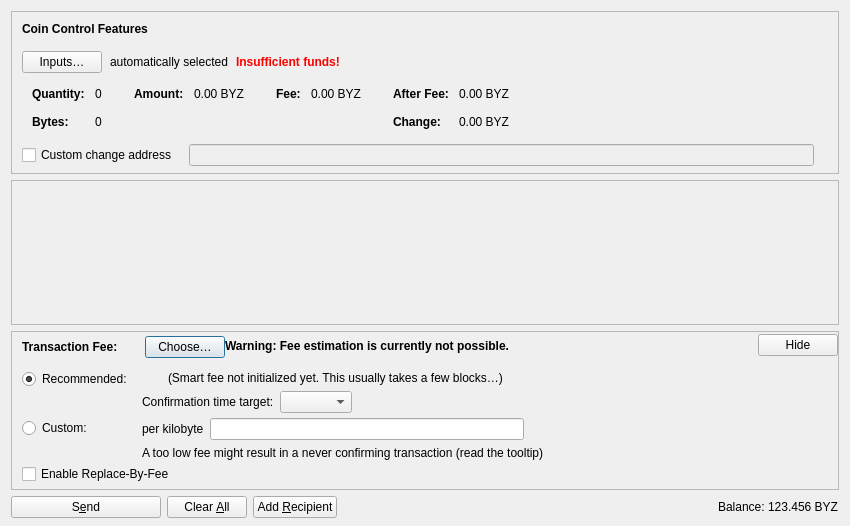
<?xml version="1.0" encoding="UTF-8"?>
<ui version="4.0">
 <class>SendCoinsDialog</class>
 <widget class="QDialog" name="SendCoinsDialog">
  <property name="geometry">
   <rect>
    <x>0</x>
    <y>0</y>
    <width>850</width>
    <height>526</height>
   </rect>
  </property>
  <property name="windowTitle">
   <string>Send Coins</string>
  </property>
  <layout class="QVBoxLayout" name="verticalLayout" stretch="0,1,0,0">
   <property name="bottomMargin">
    <number>8</number>
   </property>
   <item>
    <widget class="QFrame" name="frameCoinControl">
     <property name="sizePolicy">
      <sizepolicy hsizetype="Expanding" vsizetype="Expanding">
       <horstretch>0</horstretch>
       <verstretch>0</verstretch>
      </sizepolicy>
     </property>
     <property name="maximumSize">
      <size>
       <width>16777215</width>
       <height>16777215</height>
      </size>
     </property>
     <property name="frameShape">
      <enum>QFrame::StyledPanel</enum>
     </property>
     <property name="frameShadow">
      <enum>QFrame::Sunken</enum>
     </property>
     <layout class="QVBoxLayout" name="verticalLayoutCoinControl2">
      <property name="spacing">
       <number>0</number>
      </property>
      <property name="leftMargin">
       <number>0</number>
      </property>
      <property name="topMargin">
       <number>0</number>
      </property>
      <property name="rightMargin">
       <number>0</number>
      </property>
      <property name="bottomMargin">
       <number>6</number>
      </property>
      <item>
       <layout class="QVBoxLayout" name="verticalLayoutCoinControl" stretch="0,0,0,0,1">
        <property name="spacing">
         <number>0</number>
        </property>
        <property name="leftMargin">
         <number>10</number>
        </property>
        <property name="topMargin">
         <number>10</number>
        </property>
        <item>
         <layout class="QHBoxLayout" name="horizontalLayoutCoinControl1">
          <property name="bottomMargin">
           <number>15</number>
          </property>
          <item>
           <widget class="QLabel" name="labelCoinControlFeatures">
            <property name="sizePolicy">
             <sizepolicy hsizetype="Preferred" vsizetype="Maximum">
              <horstretch>0</horstretch>
              <verstretch>0</verstretch>
             </sizepolicy>
            </property>
            <property name="font">
             <font>
              <weight>75</weight>
              <bold>true</bold>
             </font>
            </property>
            <property name="styleSheet">
             <string notr="true">font-weight:bold;</string>
            </property>
            <property name="text">
             <string>Coin Control Features</string>
            </property>
           </widget>
          </item>
         </layout>
        </item>
        <item>
         <layout class="QHBoxLayout" name="horizontalLayoutCoinControl2" stretch="0,0,0,0">
          <property name="spacing">
           <number>8</number>
          </property>
          <property name="bottomMargin">
           <number>10</number>
          </property>
          <item>
           <widget class="QPushButton" name="pushButtonCoinControl">
            <property name="styleSheet">
             <string notr="true"/>
            </property>
            <property name="text">
             <string>Inputs…</string>
            </property>
            <property name="autoDefault">
             <bool>false</bool>
            </property>
           </widget>
          </item>
          <item>
           <widget class="QLabel" name="labelCoinControlAutomaticallySelected">
            <property name="text">
             <string>automatically selected</string>
            </property>
            <property name="margin">
             <number>5</number>
            </property>
           </widget>
          </item>
          <item>
           <widget class="QLabel" name="labelCoinControlInsuffFunds">
            <property name="font">
             <font>
              <weight>75</weight>
              <bold>true</bold>
             </font>
            </property>
            <property name="styleSheet">
             <string notr="true">color:red;font-weight:bold;</string>
            </property>
            <property name="text">
             <string>Insufficient funds!</string>
            </property>
            <property name="margin">
             <number>5</number>
            </property>
           </widget>
          </item>
          <item>
           <spacer name="horizontalSpacerCoinControl">
            <property name="orientation">
             <enum>Qt::Horizontal</enum>
            </property>
            <property name="sizeHint" stdset="0">
             <size>
              <width>40</width>
              <height>1</height>
             </size>
            </property>
           </spacer>
          </item>
         </layout>
        </item>
        <item>
         <widget class="QWidget" name="widgetCoinControl" native="true">
          <property name="sizePolicy">
           <sizepolicy hsizetype="Preferred" vsizetype="Preferred">
            <horstretch>0</horstretch>
            <verstretch>0</verstretch>
           </sizepolicy>
          </property>
          <property name="minimumSize">
           <size>
            <width>0</width>
            <height>0</height>
           </size>
          </property>
          <property name="styleSheet">
           <string notr="true"/>
          </property>
          <layout class="QHBoxLayout" name="horizontalLayoutCoinControl5">
           <property name="leftMargin">
            <number>0</number>
           </property>
           <property name="topMargin">
            <number>0</number>
           </property>
           <property name="rightMargin">
            <number>0</number>
           </property>
           <property name="bottomMargin">
            <number>0</number>
           </property>
           <item>
            <layout class="QHBoxLayout" name="horizontalLayoutCoinControl3" stretch="0,0,0,1">
             <property name="spacing">
              <number>20</number>
             </property>
             <property name="topMargin">
              <number>0</number>
             </property>
             <property name="bottomMargin">
              <number>10</number>
             </property>
             <item>
              <layout class="QFormLayout" name="formLayoutCoinControl1">
               <property name="labelAlignment">
                <set>Qt::AlignLeft|Qt::AlignVCenter</set>
               </property>
               <property name="horizontalSpacing">
                <number>10</number>
               </property>
               <property name="verticalSpacing">
                <number>14</number>
               </property>
               <property name="leftMargin">
                <number>10</number>
               </property>
               <property name="topMargin">
                <number>4</number>
               </property>
               <property name="rightMargin">
                <number>6</number>
               </property>
               <item row="0" column="0">
                <widget class="QLabel" name="labelCoinControlQuantityText">
                 <property name="font">
                  <font>
                   <weight>75</weight>
                   <bold>true</bold>
                  </font>
                 </property>
                 <property name="text">
                  <string>Quantity:</string>
                 </property>
                 <property name="margin">
                  <number>0</number>
                 </property>
                </widget>
               </item>
               <item row="0" column="1">
                <widget class="QLabel" name="labelCoinControlQuantity">
                 <property name="cursor">
                  <cursorShape>IBeamCursor</cursorShape>
                 </property>
                 <property name="contextMenuPolicy">
                  <enum>Qt::ActionsContextMenu</enum>
                 </property>
                 <property name="text">
                  <string notr="true">0</string>
                 </property>
                 <property name="margin">
                  <number>0</number>
                 </property>
                 <property name="textInteractionFlags">
                  <set>Qt::LinksAccessibleByMouse|Qt::TextSelectableByKeyboard|Qt::TextSelectableByMouse</set>
                 </property>
                </widget>
               </item>
               <item row="1" column="0">
                <widget class="QLabel" name="labelCoinControlBytesText">
                 <property name="font">
                  <font>
                   <weight>75</weight>
                   <bold>true</bold>
                  </font>
                 </property>
                 <property name="text">
                  <string>Bytes:</string>
                 </property>
                </widget>
               </item>
               <item row="1" column="1">
                <widget class="QLabel" name="labelCoinControlBytes">
                 <property name="cursor">
                  <cursorShape>IBeamCursor</cursorShape>
                 </property>
                 <property name="contextMenuPolicy">
                  <enum>Qt::ActionsContextMenu</enum>
                 </property>
                 <property name="text">
                  <string notr="true">0</string>
                 </property>
                 <property name="textInteractionFlags">
                  <set>Qt::LinksAccessibleByMouse|Qt::TextSelectableByKeyboard|Qt::TextSelectableByMouse</set>
                 </property>
                </widget>
               </item>
              </layout>
             </item>
             <item>
              <layout class="QFormLayout" name="formLayoutCoinControl2">
               <property name="horizontalSpacing">
                <number>10</number>
               </property>
               <property name="verticalSpacing">
                <number>14</number>
               </property>
               <property name="leftMargin">
                <number>6</number>
               </property>
               <property name="topMargin">
                <number>4</number>
               </property>
               <property name="rightMargin">
                <number>6</number>
               </property>
               <item row="0" column="0">
                <widget class="QLabel" name="labelCoinControlAmountText">
                 <property name="font">
                  <font>
                   <weight>75</weight>
                   <bold>true</bold>
                  </font>
                 </property>
                 <property name="text">
                  <string>Amount:</string>
                 </property>
                 <property name="margin">
                  <number>0</number>
                 </property>
                </widget>
               </item>
               <item row="0" column="1">
                <widget class="QLabel" name="labelCoinControlAmount">
                 <property name="cursor">
                  <cursorShape>IBeamCursor</cursorShape>
                 </property>
                 <property name="contextMenuPolicy">
                  <enum>Qt::ActionsContextMenu</enum>
                 </property>
                 <property name="text">
                  <string notr="true">0.00 BYZ</string>
                 </property>
                 <property name="textInteractionFlags">
                  <set>Qt::LinksAccessibleByMouse|Qt::TextSelectableByKeyboard|Qt::TextSelectableByMouse</set>
                 </property>
                </widget>
               </item>
              </layout>
             </item>
             <item>
              <layout class="QFormLayout" name="formLayoutCoinControl3">
               <property name="horizontalSpacing">
                <number>10</number>
               </property>
               <property name="verticalSpacing">
                <number>14</number>
               </property>
               <property name="leftMargin">
                <number>6</number>
               </property>
               <property name="topMargin">
                <number>4</number>
               </property>
               <property name="rightMargin">
                <number>6</number>
               </property>
               <item row="0" column="0">
                <widget class="QLabel" name="labelCoinControlFeeText">
                 <property name="font">
                  <font>
                   <weight>75</weight>
                   <bold>true</bold>
                  </font>
                 </property>
                 <property name="text">
                  <string>Fee:</string>
                 </property>
                 <property name="margin">
                  <number>0</number>
                 </property>
                </widget>
               </item>
               <item row="0" column="1">
                <widget class="QLabel" name="labelCoinControlFee">
                 <property name="cursor">
                  <cursorShape>IBeamCursor</cursorShape>
                 </property>
                 <property name="contextMenuPolicy">
                  <enum>Qt::ActionsContextMenu</enum>
                 </property>
                 <property name="text">
                  <string notr="true">0.00 BYZ</string>
                 </property>
                 <property name="textInteractionFlags">
                  <set>Qt::LinksAccessibleByMouse|Qt::TextSelectableByKeyboard|Qt::TextSelectableByMouse</set>
                 </property>
                </widget>
               </item>
              </layout>
             </item>
             <item>
              <layout class="QFormLayout" name="formLayoutCoinControl4">
               <property name="labelAlignment">
                <set>Qt::AlignLeft|Qt::AlignVCenter</set>
               </property>
               <property name="horizontalSpacing">
                <number>10</number>
               </property>
               <property name="verticalSpacing">
                <number>14</number>
               </property>
               <property name="leftMargin">
                <number>6</number>
               </property>
               <property name="topMargin">
                <number>4</number>
               </property>
               <property name="rightMargin">
                <number>6</number>
               </property>
               <item row="0" column="0">
                <widget class="QLabel" name="labelCoinControlAfterFeeText">
                 <property name="font">
                  <font>
                   <weight>75</weight>
                   <bold>true</bold>
                  </font>
                 </property>
                 <property name="text">
                  <string>After Fee:</string>
                 </property>
                 <property name="margin">
                  <number>0</number>
                 </property>
                </widget>
               </item>
               <item row="0" column="1">
                <widget class="QLabel" name="labelCoinControlAfterFee">
                 <property name="cursor">
                  <cursorShape>IBeamCursor</cursorShape>
                 </property>
                 <property name="contextMenuPolicy">
                  <enum>Qt::ActionsContextMenu</enum>
                 </property>
                 <property name="text">
                  <string notr="true">0.00 BYZ</string>
                 </property>
                 <property name="textInteractionFlags">
                  <set>Qt::LinksAccessibleByMouse|Qt::TextSelectableByKeyboard|Qt::TextSelectableByMouse</set>
                 </property>
                </widget>
               </item>
               <item row="1" column="0">
                <widget class="QLabel" name="labelCoinControlChangeText">
                 <property name="font">
                  <font>
                   <weight>75</weight>
                   <bold>true</bold>
                  </font>
                 </property>
                 <property name="text">
                  <string>Change:</string>
                 </property>
                </widget>
               </item>
               <item row="1" column="1">
                <widget class="QLabel" name="labelCoinControlChange">
                 <property name="cursor">
                  <cursorShape>IBeamCursor</cursorShape>
                 </property>
                 <property name="contextMenuPolicy">
                  <enum>Qt::ActionsContextMenu</enum>
                 </property>
                 <property name="text">
                  <string notr="true">0.00 BYZ</string>
                 </property>
                 <property name="textInteractionFlags">
                  <set>Qt::LinksAccessibleByMouse|Qt::TextSelectableByKeyboard|Qt::TextSelectableByMouse</set>
                 </property>
                </widget>
               </item>
              </layout>
             </item>
            </layout>
           </item>
          </layout>
         </widget>
        </item>
        <item>
         <layout class="QHBoxLayout" name="horizontalLayoutCoinControl4" stretch="0,0,0">
          <property name="spacing">
           <number>12</number>
          </property>
          <property name="sizeConstraint">
           <enum>QLayout::SetDefaultConstraint</enum>
          </property>
          <property name="topMargin">
           <number>5</number>
          </property>
          <property name="rightMargin">
           <number>5</number>
          </property>
          <item>
           <widget class="QCheckBox" name="checkBoxCoinControlChange">
            <property name="toolTip">
             <string>If this is activated, but the change address is empty or invalid, change will be sent to a newly generated address.</string>
            </property>
            <property name="text">
             <string>Custom change address</string>
            </property>
           </widget>
          </item>
          <item>
           <widget class="QValidatedLineEdit" name="lineEditCoinControlChange">
            <property name="enabled">
             <bool>false</bool>
            </property>
            <property name="sizePolicy">
             <sizepolicy hsizetype="Expanding" vsizetype="Fixed">
              <horstretch>0</horstretch>
              <verstretch>0</verstretch>
             </sizepolicy>
            </property>
           </widget>
          </item>
          <item>
           <widget class="QLabel" name="labelCoinControlChangeLabel">
            <property name="sizePolicy">
             <sizepolicy hsizetype="Preferred" vsizetype="Expanding">
              <horstretch>0</horstretch>
              <verstretch>0</verstretch>
             </sizepolicy>
            </property>
            <property name="minimumSize">
             <size>
              <width>0</width>
              <height>0</height>
             </size>
            </property>
            <property name="text">
             <string/>
            </property>
            <property name="margin">
             <number>3</number>
            </property>
           </widget>
          </item>
         </layout>
        </item>
        <item>
         <spacer name="verticalSpacerCoinControl">
          <property name="orientation">
           <enum>Qt::Vertical</enum>
          </property>
          <property name="sizeHint" stdset="0">
           <size>
            <width>800</width>
            <height>1</height>
           </size>
          </property>
         </spacer>
        </item>
       </layout>
      </item>
     </layout>
    </widget>
   </item>
   <item>
    <widget class="QScrollArea" name="scrollArea">
     <property name="widgetResizable">
      <bool>true</bool>
     </property>
     <widget class="QWidget" name="scrollAreaWidgetContents">
      <property name="geometry">
       <rect>
        <x>0</x>
        <y>0</y>
        <width>830</width>
        <height>104</height>
       </rect>
      </property>
      <layout class="QVBoxLayout" name="verticalLayout_2" stretch="0,1">
       <property name="leftMargin">
        <number>0</number>
       </property>
       <property name="topMargin">
        <number>0</number>
       </property>
       <property name="rightMargin">
        <number>0</number>
       </property>
       <property name="bottomMargin">
        <number>0</number>
       </property>
       <item>
        <layout class="QVBoxLayout" name="entries">
         <property name="spacing">
          <number>6</number>
         </property>
        </layout>
       </item>
       <item>
        <spacer name="verticalSpacer">
         <property name="orientation">
          <enum>Qt::Vertical</enum>
         </property>
         <property name="sizeHint" stdset="0">
          <size>
           <width>20</width>
           <height>40</height>
          </size>
         </property>
        </spacer>
       </item>
      </layout>
     </widget>
    </widget>
   </item>
   <item>
    <widget class="QFrame" name="frameFee">
     <property name="sizePolicy">
      <sizepolicy hsizetype="Expanding" vsizetype="Expanding">
       <horstretch>0</horstretch>
       <verstretch>0</verstretch>
      </sizepolicy>
     </property>
     <property name="maximumSize">
      <size>
       <width>16777215</width>
       <height>16777215</height>
      </size>
     </property>
     <property name="frameShape">
      <enum>QFrame::StyledPanel</enum>
     </property>
     <property name="frameShadow">
      <enum>QFrame::Sunken</enum>
     </property>
     <layout class="QVBoxLayout" name="verticalLayoutFee1">
      <property name="spacing">
       <number>0</number>
      </property>
      <property name="leftMargin">
       <number>0</number>
      </property>
      <property name="topMargin">
       <number>0</number>
      </property>
      <property name="rightMargin">
       <number>0</number>
      </property>
      <property name="bottomMargin">
       <number>0</number>
      </property>
      <item>
       <layout class="QVBoxLayout" name="verticalLayoutFee2" stretch="0,0,0">
        <property name="spacing">
         <number>0</number>
        </property>
        <property name="leftMargin">
         <number>10</number>
        </property>
        <property name="topMargin">
         <number>0</number>
        </property>
        <item>
         <layout class="QHBoxLayout" name="horizontalLayoutFee1">
          <property name="bottomMargin">
           <number>0</number>
          </property>
          <item>
           <layout class="QVBoxLayout" name="verticalLayoutFee7">
            <property name="spacing">
             <number>0</number>
            </property>
            <item>
             <spacer name="verticalSpacerSmartFee">
              <property name="orientation">
               <enum>Qt::Vertical</enum>
              </property>
              <property name="sizeType">
               <enum>QSizePolicy::Fixed</enum>
              </property>
              <property name="sizeHint" stdset="0">
               <size>
                <width>1</width>
                <height>4</height>
               </size>
              </property>
             </spacer>
            </item>
            <item>
             <layout class="QHBoxLayout" name="horizontalLayoutSmartFee">
              <property name="spacing">
               <number>10</number>
              </property>
              <item>
               <widget class="QLabel" name="labelFeeHeadline">
                <property name="sizePolicy">
                 <sizepolicy hsizetype="Preferred" vsizetype="Maximum">
                  <horstretch>0</horstretch>
                  <verstretch>0</verstretch>
                 </sizepolicy>
                </property>
                <property name="font">
                 <font>
                  <weight>75</weight>
                  <bold>true</bold>
                 </font>
                </property>
                <property name="styleSheet">
                 <string notr="true">font-weight:bold;</string>
                </property>
                <property name="text">
                 <string>Transaction Fee:</string>
                </property>
               </widget>
              </item>
              <item>
               <widget class="QLabel" name="labelFeeMinimized">
                <property name="text">
                 <string/>
                </property>
               </widget>
              </item>
              <item>
               <widget class="QPushButton" name="buttonChooseFee">
                <property name="text">
                 <string>Choose…</string>
                </property>
               </widget>
              </item>
             </layout>
            </item>
            <item>
             <spacer name="verticalSpacer_5">
              <property name="orientation">
               <enum>Qt::Vertical</enum>
              </property>
              <property name="sizeHint" stdset="0">
               <size>
                <width>1</width>
                <height>1</height>
               </size>
              </property>
             </spacer>
            </item>
           </layout>
          </item>
          <item>
           <widget class="QLabel" name="fallbackFeeWarningLabel">
            <property name="toolTip">
             <string>Using the fallbackfee can result in sending a transaction that will take several hours or days (or never) to confirm. Consider choosing your fee manually or wait until you have validated the complete chain.</string>
            </property>
            <property name="font">
            <font>
                <weight>75</weight>
                <bold>true</bold>
            </font>
            </property>
            <property name="text">
             <string>Warning: Fee estimation is currently not possible.</string>
            </property>
            <property name="wordWrap">
             <bool>false</bool>
            </property>
           </widget>
          </item>
          <item>
           <spacer name="horizontalSpacer_4">
            <property name="orientation">
             <enum>Qt::Horizontal</enum>
            </property>
            <property name="sizeType">
             <enum>QSizePolicy::MinimumExpanding</enum>
            </property>
            <property name="sizeHint" stdset="0">
             <size>
              <width>40</width>
              <height>20</height>
             </size>
            </property>
           </spacer>
          </item>
          <item>
           <widget class="QPushButton" name="buttonMinimizeFee">
            <property name="toolTip">
             <string>Hide transaction fee settings</string>
            </property>
            <property name="text">
             <string>Hide</string>
            </property>
           </widget>
          </item>
         </layout>
        </item>
        <item>
         <widget class="QFrame" name="frameFeeSelection">
          <layout class="QVBoxLayout" name="verticalLayoutFee12">
           <property name="spacing">
            <number>0</number>
           </property>
           <property name="leftMargin">
            <number>0</number>
           </property>
           <property name="topMargin">
            <number>0</number>
           </property>
           <property name="rightMargin">
            <number>0</number>
           </property>
           <property name="bottomMargin">
            <number>0</number>
           </property>
           <item>
            <layout class="QGridLayout" name="gridLayoutFee">
             <property name="topMargin">
              <number>10</number>
             </property>
             <property name="bottomMargin">
              <number>4</number>
             </property>
             <property name="horizontalSpacing">
              <number>10</number>
             </property>
             <property name="verticalSpacing">
              <number>4</number>
             </property>
             <item row="1" column="1">
              <layout class="QVBoxLayout" name="verticalLayoutFee8">
               <property name="spacing">
                <number>6</number>
               </property>
               <item>
                <layout class="QHBoxLayout" name="horizontalLayoutFee13">
                 <item>
                  <widget class="QLabel" name="labelCustomPerKilobyte">
                   <property name="toolTip">
                    <string>Specify a custom fee per kB (1,000 bytes) of the transaction's virtual size.

Note:  Since the fee is calculated on a per-byte basis, a fee rate of "100 satoshis per kvB" for a transaction size of 500 virtual bytes (half of 1 kvB) would ultimately yield a fee of only 50 satoshis.</string>
                   </property>
                   <property name="text">
                    <string>per kilobyte</string>
                   </property>
                  </widget>
                 </item>
                 <item>
                  <widget class="BitcoinAmountField" name="customFee"/>
                 </item>
                 <item>
                  <spacer name="horizontalSpacer_6">
                   <property name="orientation">
                    <enum>Qt::Horizontal</enum>
                   </property>
                   <property name="sizeHint" stdset="0">
                    <size>
                     <width>1</width>
                     <height>1</height>
                    </size>
                   </property>
                  </spacer>
                 </item>
                </layout>
               </item>
               <item>
                <layout class="QHBoxLayout" name="horizontalLayoutFee8">
                 <item>
                  <widget class="QLabel" name="labelCustomFeeWarning">
                   <property name="enabled">
                    <bool>true</bool>
                   </property>
                   <property name="toolTip">
                    <string>When there is less transaction volume than space in the blocks, miners as well as relaying nodes may enforce a minimum fee. Paying only this minimum fee is just fine, but be aware that this can result in a never confirming transaction once there is more demand for bitcoin transactions than the network can process.</string>
                   </property>
                   <property name="text">
                    <string>A too low fee might result in a never confirming transaction (read the tooltip)</string>
                   </property>
                  </widget>
                 </item>
                 <item>
                  <spacer name="horizontalSpacer_2">
                   <property name="orientation">
                    <enum>Qt::Horizontal</enum>
                   </property>
                   <property name="sizeHint" stdset="0">
                    <size>
                     <width>1</width>
                     <height>1</height>
                    </size>
                   </property>
                  </spacer>
                 </item>
                </layout>
               </item>
              </layout>
             </item>
             <item row="0" column="0">
              <layout class="QVBoxLayout" name="verticalLayoutFee4" stretch="0,1">
               <item>
                <widget class="QRadioButton" name="radioSmartFee">
                 <property name="text">
                  <string>Recommended:</string>
                 </property>
                 <property name="checked">
                  <bool>true</bool>
                 </property>
                 <attribute name="buttonGroup">
                  <string notr="true">groupFee</string>
                 </attribute>
                </widget>
               </item>
               <item>
                <spacer name="verticalSpacer_2">
                 <property name="orientation">
                  <enum>Qt::Vertical</enum>
                 </property>
                 <property name="sizeHint" stdset="0">
                  <size>
                   <width>1</width>
                   <height>1</height>
                  </size>
                 </property>
                </spacer>
               </item>
              </layout>
             </item>
             <item row="1" column="0">
              <layout class="QVBoxLayout" name="verticalLayoutFee9" stretch="0,1">
               <item>
                <widget class="QRadioButton" name="radioCustomFee">
                 <property name="text">
                  <string>Custom:</string>
                 </property>
                 <attribute name="buttonGroup">
                  <string notr="true">groupFee</string>
                 </attribute>
                </widget>
               </item>
               <item>
                <spacer name="verticalSpacer_6">
                 <property name="orientation">
                  <enum>Qt::Vertical</enum>
                 </property>
                 <property name="sizeHint" stdset="0">
                  <size>
                   <width>1</width>
                   <height>1</height>
                  </size>
                 </property>
                </spacer>
               </item>
              </layout>
             </item>
             <item row="0" column="1">
              <layout class="QVBoxLayout" name="verticalLayoutFee3" stretch="0,0,1">
               <property name="spacing">
                <number>6</number>
               </property>
               <property name="topMargin">
                <number>2</number>
               </property>
               <item>
                <layout class="QHBoxLayout" name="horizontalLayoutFee12">
                 <item>
                  <widget class="QLabel" name="labelSmartFee">
                   <property name="text">
                    <string/>
                   </property>
                  </widget>
                 </item>
                 <item>
                  <widget class="QLabel" name="labelFeeEstimation">
                   <property name="text">
                    <string/>
                   </property>
                  </widget>
                 </item>
                 <item>
                  <widget class="QLabel" name="labelSmartFee2">
                   <property name="text">
                    <string>(Smart fee not initialized yet. This usually takes a few blocks…)</string>
                   </property>
                  </widget>
                 </item>
                 <item>
                  <spacer name="horizontalSpacer_5">
                   <property name="orientation">
                    <enum>Qt::Horizontal</enum>
                   </property>
                   <property name="sizeHint" stdset="0">
                    <size>
                     <width>1</width>
                     <height>1</height>
                    </size>
                   </property>
                  </spacer>
                 </item>
                </layout>
               </item>
               <item>
                <layout class="QHBoxLayout" name="horizontalLayoutFee9">
                 <item>
                  <layout class="QVBoxLayout" name="verticalLayoutFee6">
                   <item>
                    <widget class="QLabel" name="labelSmartFee3">
                     <property name="text">
                      <string>Confirmation time target:</string>
                     </property>
                    </widget>
                   </item>
                  </layout>
                 </item>
                 <item>
                  <layout class="QVBoxLayout" name="verticalLayoutFee5">
                   <property name="rightMargin">
                    <number>30</number>
                   </property>
                   <item>
                    <layout class="QHBoxLayout" name="horizontalLayoutConfTarget">
                     <property name="bottomMargin">
                      <number>0</number>
                     </property>
                     <item>
                      <widget class="QComboBox" name="confTargetSelector"/>
                     </item>
                     <item>
                      <spacer name="horizontalSpacerConfTarget">
                       <property name="orientation">
                        <enum>Qt::Horizontal</enum>
                       </property>
                       <property name="sizeHint" stdset="0">
                        <size>
                         <width>40</width>
                         <height>20</height>
                        </size>
                       </property>
                      </spacer>
                     </item>
                    </layout>
                   </item>
                  </layout>
                 </item>
                </layout>
               </item>
               <item>
                <spacer name="verticalSpacer_4">
                 <property name="orientation">
                  <enum>Qt::Vertical</enum>
                 </property>
                 <property name="sizeHint" stdset="0">
                  <size>
                   <width>1</width>
                   <height>1</height>
                  </size>
                 </property>
                </spacer>
               </item>
              </layout>
             </item>
            </layout>
           </item>
           <item>
            <widget class="QCheckBox" name="optInRBF">
             <property name="text">
              <string>Enable Replace-By-Fee</string>
             </property>
             <property name="toolTip">
              <string>With Replace-By-Fee (BIP-125) you can increase a transaction's fee after it is sent. Without this, a higher fee may be recommended to compensate for increased transaction delay risk.</string>
             </property>
            </widget>
           </item>
          </layout>
         </widget>
        </item>
        <item>
         <spacer name="verticalSpacerFee">
          <property name="orientation">
           <enum>Qt::Vertical</enum>
          </property>
          <property name="sizeHint" stdset="0">
           <size>
            <width>40</width>
            <height>5</height>
           </size>
          </property>
         </spacer>
        </item>
       </layout>
      </item>
     </layout>
    </widget>
   </item>
   <item>
    <layout class="QHBoxLayout" name="horizontalLayout">
     <item>
      <widget class="QPushButton" name="sendButton">
       <property name="minimumSize">
        <size>
         <width>150</width>
         <height>0</height>
        </size>
       </property>
       <property name="toolTip">
        <string>Confirm the send action</string>
       </property>
       <property name="text">
        <string>S&amp;end</string>
       </property>
       <property name="icon">
        <iconset resource="../bitcoin.qrc">
         <normaloff>:/icons/send</normaloff>:/icons/send</iconset>
       </property>
       <property name="autoDefault">
        <bool>false</bool>
       </property>
       <property name="default">
        <bool>false</bool>
       </property>
      </widget>
     </item>
     <item>
      <widget class="QPushButton" name="clearButton">
       <property name="sizePolicy">
        <sizepolicy hsizetype="Minimum" vsizetype="Fixed">
         <horstretch>0</horstretch>
         <verstretch>0</verstretch>
        </sizepolicy>
       </property>
       <property name="toolTip">
        <string>Clear all fields of the form.</string>
       </property>
       <property name="text">
        <string>Clear &amp;All</string>
       </property>
       <property name="icon">
        <iconset resource="../bitcoin.qrc">
         <normaloff>:/icons/remove</normaloff>:/icons/remove</iconset>
       </property>
       <property name="autoDefault">
        <bool>false</bool>
       </property>
      </widget>
     </item>
     <item>
      <widget class="QPushButton" name="addButton">
       <property name="toolTip">
        <string>Send to multiple recipients at once</string>
       </property>
       <property name="text">
        <string>Add &amp;Recipient</string>
       </property>
       <property name="icon">
        <iconset resource="../bitcoin.qrc">
         <normaloff>:/icons/add</normaloff>:/icons/add</iconset>
       </property>
       <property name="autoDefault">
        <bool>false</bool>
       </property>
      </widget>
     </item>
     <item>
      <spacer name="horizontalSpacer">
       <property name="orientation">
        <enum>Qt::Horizontal</enum>
       </property>
       <property name="sizeHint" stdset="0">
        <size>
         <width>40</width>
         <height>20</height>
        </size>
       </property>
      </spacer>
     </item>
     <item>
      <layout class="QHBoxLayout" name="horizontalLayout_2">
       <property name="spacing">
        <number>3</number>
       </property>
       <item>
        <widget class="QLabel" name="labelBalanceName">
         <property name="sizePolicy">
          <sizepolicy hsizetype="Preferred" vsizetype="Fixed">
           <horstretch>0</horstretch>
           <verstretch>0</verstretch>
          </sizepolicy>
         </property>
         <property name="text">
          <string>Balance:</string>
         </property>
        </widget>
       </item>
       <item>
        <widget class="QLabel" name="labelBalance">
         <property name="sizePolicy">
          <sizepolicy hsizetype="Preferred" vsizetype="Fixed">
           <horstretch>0</horstretch>
           <verstretch>0</verstretch>
          </sizepolicy>
         </property>
         <property name="cursor">
          <cursorShape>IBeamCursor</cursorShape>
         </property>
         <property name="text">
          <string notr="true">123.456 BYZ</string>
         </property>
         <property name="textInteractionFlags">
          <set>Qt::LinksAccessibleByMouse|Qt::TextSelectableByKeyboard|Qt::TextSelectableByMouse</set>
         </property>
        </widget>
       </item>
      </layout>
     </item>
    </layout>
   </item>
  </layout>
 </widget>
 <customwidgets>
  <customwidget>
   <class>QValidatedLineEdit</class>
   <extends>QLineEdit</extends>
   <header>qt/qvalidatedlineedit.h</header>
  </customwidget>
  <customwidget>
   <class>BitcoinAmountField</class>
   <extends>QLineEdit</extends>
   <header>qt/bitcoinamountfield.h</header>
   <container>1</container>
  </customwidget>
 </customwidgets>
 <resources>
  <include location="../bitcoin.qrc"/>
 </resources>
 <connections/>
 <buttongroups>
  <buttongroup name="groupFee"/>
 </buttongroups>
</ui>
